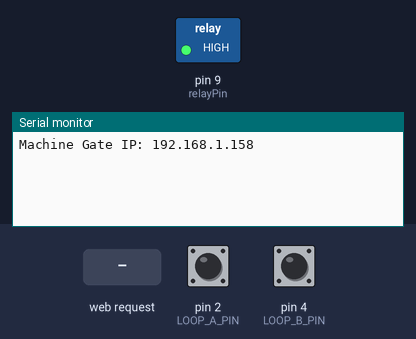
A sketch run on a simulated Arduino Uno, built with avr-gcc and run on an emulated ATmega328P. Shown: switched loads named in the sketch (green lamp = pin HIGH), the last lines printed to the serial monitor. The inputs (shaded band) are chosen by the test bench; at power-on: pin 2 (LOOP_A_PIN) HIGH, pin 4 (LOOP_B_PIN) HIGH. WiFi joins after 1.5 s; servers stay silent unless stated.

Above: at 1.2 s.
1.3 s: pin 2 (LOOP_A_PIN) pulled LOW for 0.15 s
At 1.9 s:
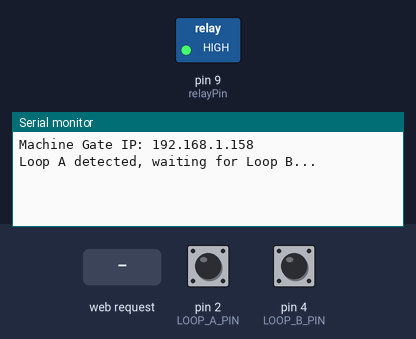
2.9 s: pin 4 (LOOP_B_PIN) pulled LOW for 0.15 s
At 4.1 s:
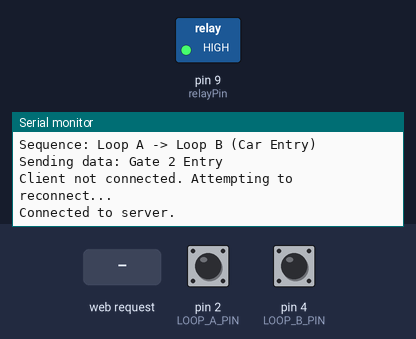
4.5 s: HTTP request GET /OPENEN received
At 5.8 s:
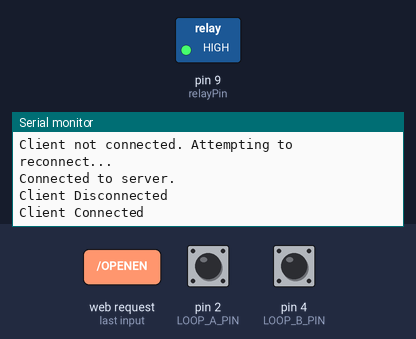
6.1 s: pin 4 (LOOP_B_PIN) pulled LOW for 1 s
8.6 s: pin 2 (LOOP_A_PIN) pulled LOW for 1 s
At 10.7 s:
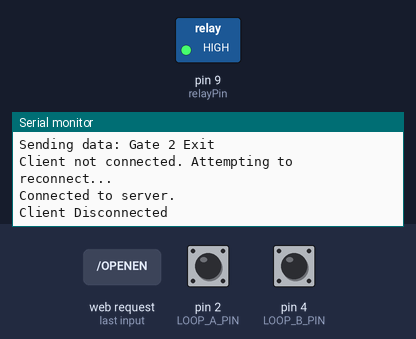
11.1 s: pin 2 (LOOP_A_PIN) driven LOW and pin 4 (LOOP_B_PIN) driven LOW
At 13.3 s:
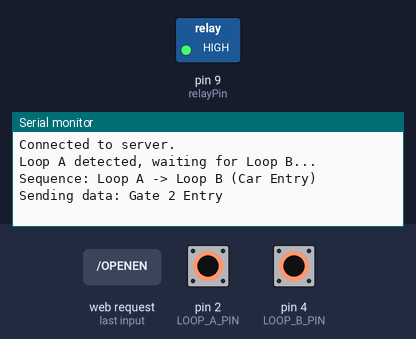

Measured:
- after the input at 1.3 s, the serial monitor: prints a new line at once (image 1)
- after the input at 2.9 s, the serial monitor: prints a new line at once (image 2)
- after the input at 4.5 s, the serial monitor: prints a new line after 0.18 s (image 3)
- after the input at 8.6 s, the serial monitor: prints a new line at once (image 4)
- after the input at 11.1 s, the serial monitor: prints a new line at once (image 5)

The sketch:

Gate2entryexit.ino
```cpp
/*
LOOP A (NO) - pin 2
LOOP A (COM) - gnd
LOOP B (COM) - gnd
LOOP B (NO) - pin 4

ethernet connection-


relay - pin 9

*/

#include <SPI.h>
#include <Ethernet.h>

#define LOOP_A_PIN 2
#define LOOP_B_PIN 4
#define relayPin 9

unsigned long detectionTimestamp = 0;
unsigned long timeout = 180000;

bool loopADetected = false;
bool loopBDetected = false;
bool sequenceComplete = false;

byte mac[] = {0xDE, 0xAD, 0xBE, 0xEF, 0xFE, 0xED};
IPAddress ip(192, 168, 1, 158);

EthernetServer server(7000);
EthernetClient client;

String clientData = "";

boolean IsClientConnected = false;

unsigned long currentMillis, previousMillis, reconnectMillis;
const unsigned long healthPacketInterval = 3000;
const unsigned long reconnectInterval = 5000;

void setup() {
  Ethernet.begin(mac, ip);
  server.begin();
  Serial.begin(9600);

  while (!Serial) {
    ; // wait for the serial port to connect, needed for native USB port only
  }

  Serial.print("Machine Gate IP: ");
  Serial.println(Ethernet.localIP());

  pinMode(LOOP_A_PIN, INPUT_PULLUP);
  pinMode(LOOP_B_PIN, INPUT_PULLUP);
  pinMode(relayPin, OUTPUT);
  digitalWrite(relayPin, HIGH);

  IsClientConnected = false;
}

void resetSequence() {
  loopADetected = false;
  loopBDetected = false;
  detectionTimestamp = 0;
}

void sendEntryExitData(bool isEntry) {
  byte gateID = 0x02;
  Serial.print("Sending data: Gate ");
  Serial.print(gateID);
  Serial.print(isEntry ? " Entry" : " Exit");
  Serial.println();

  if (!client.connected()) {
    Serial.println("Client not connected. Attempting to reconnect...");
    connectToServer();
  }

  if (client.connected()) {
    client.print(gateID);
    client.print(isEntry ? " entry" : " exit");
  } else {
    Serial.println("Failed to send data: Client not connected.");
  }
}

void checkLoopSequence() {
  if (sequenceComplete) {
    delay(1000);
    resetSequence();
    sequenceComplete = false;
    return;
  }

  if (digitalRead(LOOP_A_PIN) == LOW && !loopADetected && !loopBDetected) {
    loopADetected = true;
    detectionTimestamp = millis();
    Serial.println("Loop A detected, waiting for Loop B...");
  }

  if (digitalRead(LOOP_B_PIN) == LOW && !loopBDetected && !loopADetected) {
    loopBDetected = true;
    detectionTimestamp = millis();
    Serial.println("Loop B detected, waiting for Loop A...");
  }

  if (loopADetected && !loopBDetected) {
    if (digitalRead(LOOP_B_PIN) == LOW) {
      Serial.println("Sequence: Loop A -> Loop B (Car Entry)");
      sendEntryExitData(true);
      resetSequence();
      sequenceComplete = true;
    } else if (millis() - detectionTimestamp > timeout) {
      Serial.println("Timeout: Restarting sequence...");
      resetSequence();
      sequenceComplete = true;
    }
  }

  if (loopBDetected && !loopADetected) {
    if (digitalRead(LOOP_A_PIN) == LOW) {
      Serial.println("Sequence: Loop B -> Loop A (Car Exit)");
      sendEntryExitData(false);
      resetSequence();
      sequenceComplete = true;
    } else if (millis() - detectionTimestamp > timeout) {
      Serial.println("Timeout: Restarting sequence...");
      resetSequence();
      sequenceComplete = true;
    }
  }
}

void connectToServer() {
  if (client.connect("192.168.1.157", 7000)) {
    Serial.println("Connected to server.");
    client.println("Connected to Arduino");
    IsClientConnected = true;
  } else {
    Serial.println("Connection failed, trying again...");
    IsClientConnected = false;
  }
}

void loop() {
  if (!IsClientConnected) {
    if (!client.connected()) {
      client.stop();
    }

    EthernetClient newClient = server.available();
    if (newClient) {
      client = newClient;
      IsClientConnected = true;
      client.flush();
      Serial.println("Client Connected");
      client.println("Connected to Arduino");
    }
  }

  if (IsClientConnected) {
    if (client.available() > 0) {
      char thisChar = client.read();
      if (thisChar == '|') {
        clientData = "";
      } else if (thisChar == '%') {
        Serial.println(clientData);
        if (clientData.equals("OPENEN")) {
          Serial.println("Barrier is opening");
          digitalWrite(relayPin, LOW);
          delay(500);
          digitalWrite(relayPin, HIGH);
          delay(500);
        }
      } else {
        clientData += thisChar;
      }
    }

    currentMillis = millis();
    if (currentMillis - previousMillis >= healthPacketInterval) {
      previousMillis = currentMillis;
      if (client.connected()) {
        client.println("|HLT%");
      } else {
        Serial.println("Client disconnected. Attempting to reconnect...");
        IsClientConnected = false;
        connectToServer();
      }
    }

    if (!client.connected()) {
      Serial.println("Client Disconnected");
      IsClientConnected = false;
      reconnectMillis = millis();
    }

    if (!IsClientConnected && (millis() - reconnectMillis >= reconnectInterval)) {
      Serial.println("Attempting to reconnect...");
      connectToServer();
      reconnectMillis = millis();
    }
  }
  checkLoopSequence();
}
```
